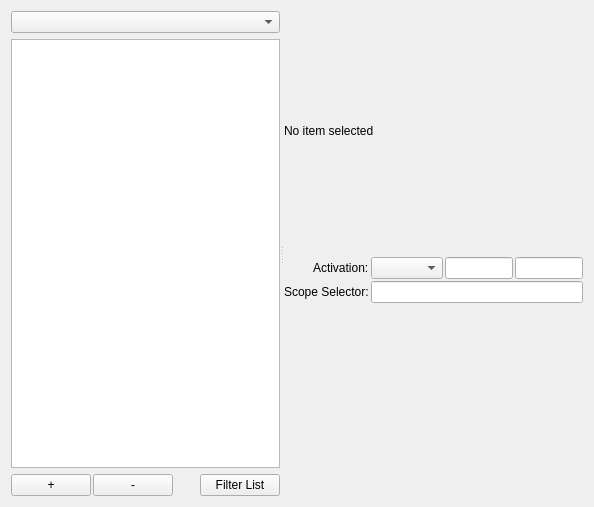
<?xml version="1.0" encoding="UTF-8"?>
<ui version="4.0">
 <class>bundleEditor</class>
 <widget class="QWidget" name="bundleEditor">
  <property name="geometry">
   <rect>
    <x>0</x>
    <y>0</y>
    <width>594</width>
    <height>507</height>
   </rect>
  </property>
  <property name="windowTitle">
   <string>Bundle Editor</string>
  </property>
  <layout class="QVBoxLayout" name="verticalLayout">
   <item>
    <widget class="QSplitter" name="splitter">
     <property name="orientation">
      <enum>Qt::Horizontal</enum>
     </property>
     <widget class="QWidget" name="verticalLayoutWidget">
      <layout class="QVBoxLayout" name="treeLayout">
       <item>
        <widget class="QComboBox" name="comboBoxItemFilter"/>
       </item>
       <item>
        <widget class="QTreeView" name="treeView"/>
       </item>
       <item>
        <layout class="QHBoxLayout" name="toolbarLayout">
         <property name="spacing">
          <number>2</number>
         </property>
         <item>
          <widget class="QPushButton" name="pushButtonAdd">
           <property name="text">
            <string>+</string>
           </property>
          </widget>
         </item>
         <item>
          <widget class="QPushButton" name="pushButtonRemove">
           <property name="text">
            <string>-</string>
           </property>
          </widget>
         </item>
         <item>
          <spacer name="horizontalSpacer">
           <property name="orientation">
            <enum>Qt::Horizontal</enum>
           </property>
           <property name="sizeHint" stdset="0">
            <size>
             <width>98</width>
             <height>20</height>
            </size>
           </property>
          </spacer>
         </item>
         <item>
          <widget class="QPushButton" name="pushButtonFilter">
           <property name="text">
            <string>Filter List</string>
           </property>
          </widget>
         </item>
        </layout>
       </item>
      </layout>
     </widget>
     <widget class="QWidget" name="verticalLayoutWidget_2">
      <layout class="QVBoxLayout" name="editorsLayout">
       <item>
        <widget class="QLabel" name="labelTitle">
         <property name="text">
          <string>No item selected</string>
         </property>
        </widget>
       </item>
       <item>
        <layout class="QFormLayout" name="basicFormLayout">
         <property name="fieldGrowthPolicy">
          <enum>QFormLayout::AllNonFixedFieldsGrow</enum>
         </property>
         <property name="labelAlignment">
          <set>Qt::AlignRight|Qt::AlignTrailing|Qt::AlignVCenter</set>
         </property>
         <property name="horizontalSpacing">
          <number>2</number>
         </property>
         <property name="verticalSpacing">
          <number>2</number>
         </property>
         <item row="0" column="0">
          <widget class="QLabel" name="labelActivation">
           <property name="text">
            <string>Activation:</string>
           </property>
          </widget>
         </item>
         <item row="0" column="1">
          <layout class="QHBoxLayout" name="activationLayout">
           <property name="spacing">
            <number>2</number>
           </property>
           <item>
            <widget class="QComboBox" name="comboBoxActivation"/>
           </item>
           <item>
            <widget class="QLineEdit" name="lineTabTriggerActivation"/>
           </item>
           <item>
            <widget class="QLineEdit" name="lineKeyEquivalentActivation"/>
           </item>
          </layout>
         </item>
         <item row="1" column="0">
          <widget class="QLabel" name="labelScopeSelector">
           <property name="text">
            <string>Scope Selector:</string>
           </property>
          </widget>
         </item>
         <item row="1" column="1">
          <widget class="QLineEdit" name="lineEditScope"/>
         </item>
        </layout>
       </item>
      </layout>
     </widget>
    </widget>
   </item>
  </layout>
 </widget>
 <resources>
  <include location="../../../res.qrc"/>
 </resources>
 <connections/>
</ui>
